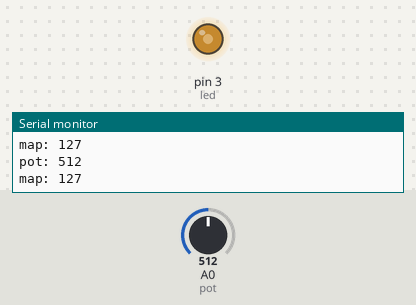
This sketch was run on a simulated Arduino Uno, built with avr-gcc and run on an emulated ATmega328P. On the bench: output pins drawn as LEDs (lit = HIGH), the last lines printed to the serial monitor. Inputs (shaded band) come from the test bench; at power-on: A0 (pot) = 512.

Above: at 1.2 s.
1.3 s: A0 (pot) set to 716
At 1.6 s:
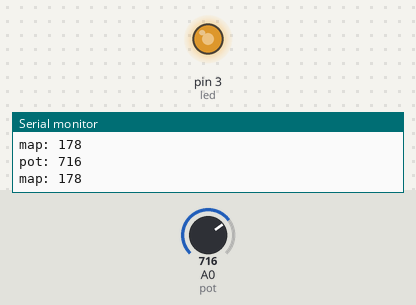
2.8 s: A0 (pot) set to 900
At 3.1 s:
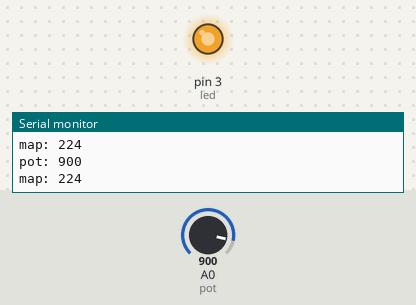
4.3 s: A0 (pot) set to 122
At 4.6 s:
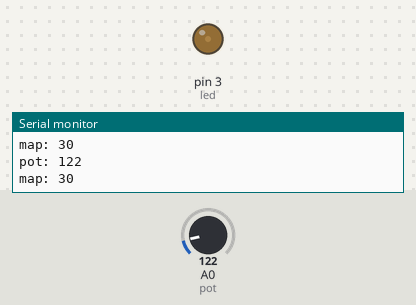
5.8 s: A0 (pot) set to 0
At 7.0 s:
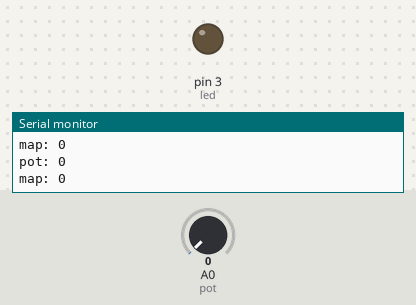
7.3 s: A0 (pot) set to 511
At 8.6 s:
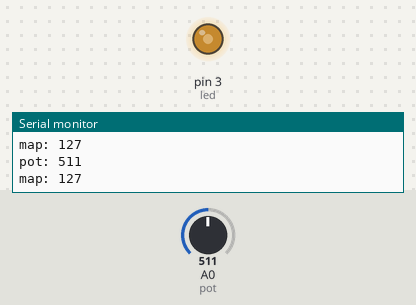
Timing chart, 0 to 9.8 s (numbered marks = the images above; inputs shaded):
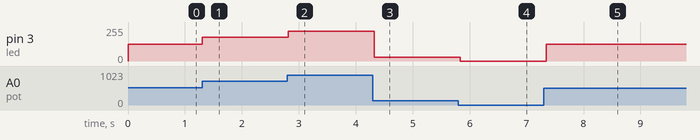

Measured:
- after the input at 1.3 s, pin 3 (led): 127/255 → 178/255 at once
- after the input at 2.8 s, pin 3 (led): 178/255 → 224/255 at once
- after the input at 4.3 s, pin 3 (led): 224/255 → 30/255 at once
- after the input at 5.8 s, pin 3 (led): 30/255 → 0/255 at once
- after the input at 7.3 s, pin 3 (led): 0/255 → 127/255 at once

The sketch:

codigo.ino
```cpp
const int pot = 0;
const int led = 3;
 void setup()
 {
   pinMode(led, OUTPUT);
    Serial.begin(9600);
 }

int var;
int var2;
void loop()
  {
  var = analogRead(pot);
  var2 = map(var,0,1023,0,255);
  analogWrite(led,var2);
  Serial.print("pot: ");
  Serial.println(var);
  Serial.print("map: ");
  Serial.println(var2);
  delay(100);
 }
```
